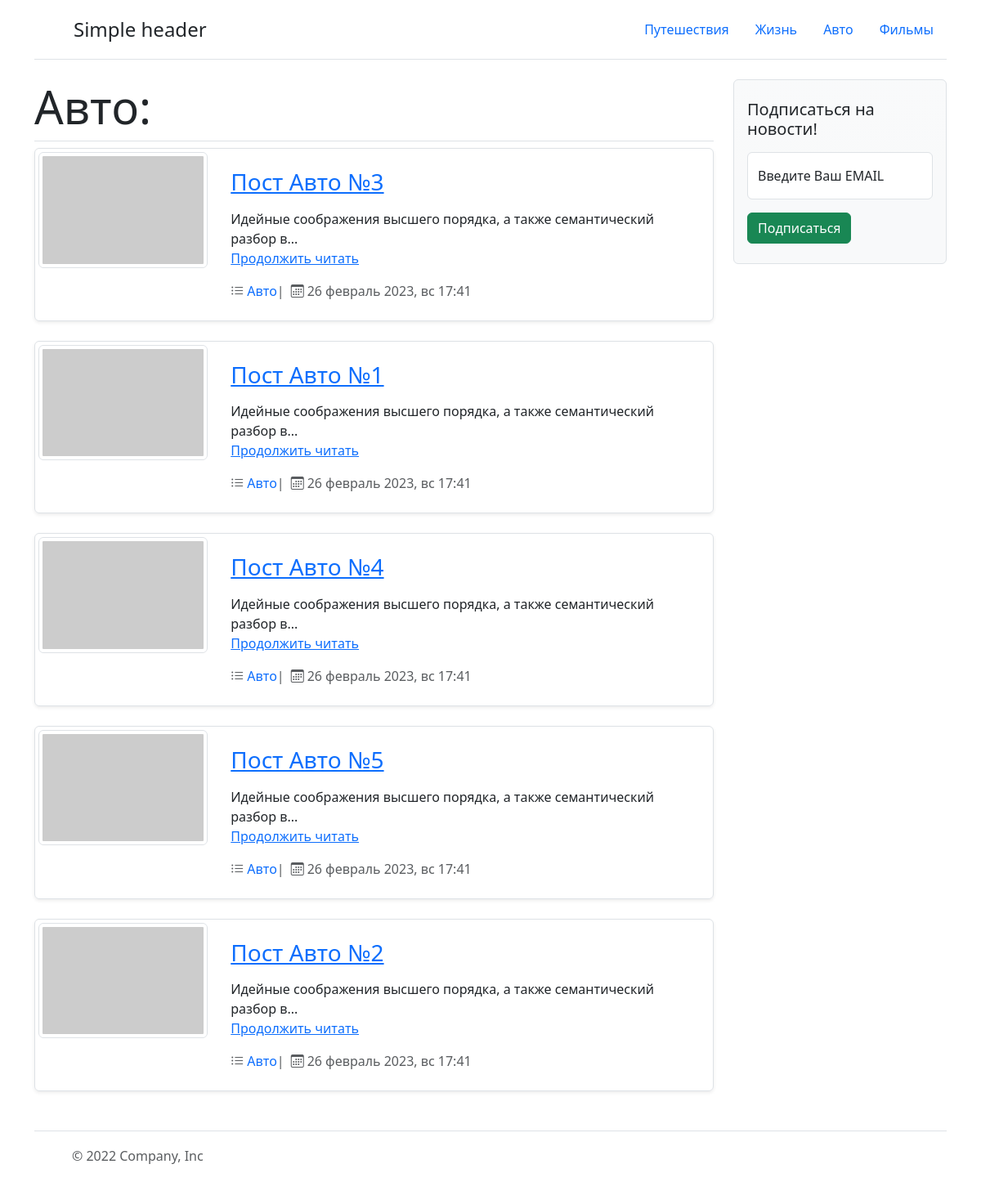
Screenshot of /category.php?id=3 with the database file from the repository.
### tables this page shows
CREATE TABLE IF NOT EXISTS `categories` (
  `id` int(11) NOT NULL AUTO_INCREMENT,
  `title` varchar(256) NOT NULL,
  PRIMARY KEY (`id`)
);

CREATE TABLE IF NOT EXISTS `posts` (
  `id` int(11) NOT NULL AUTO_INCREMENT,
  `title` varchar(256) NOT NULL,
  `content` text NOT NULL,
  `image` text NOT NULL,
  `category_id` int(254) NOT NULL DEFAULT '0',
  `created_at` int(255) NOT NULL,
  PRIMARY KEY (`id`)
);

### app/include/functions.php (called while the page is built, shortened)
<?php
$IntlDateFormatter = datefmt_create(
  'ru-RU',
  IntlDateFormatter::FULL,
  IntlDateFormatter::FULL,
  'Europe/Minsk',
  null,
  'dd LLLL y, EEE HH:mm'
);
function get_categories()
{
  global $link;
  $sql = "SELECT * FROM `categories`;";
  mysqli_set_charset($link, 'utf8mb4');
  $result = mysqli_query($link, $sql);
  return mysqli_fetch_all($result, MYSQLI_ASSOC);
};
function get_posts_by_category($category_id)
{
  global $link;
  $category_id = mysqli_real_escape_string($link, $category_id);
  $sql = "SELECT * FROM `posts` WHERE `category_id` = '$category_id'";
  $result = mysqli_query($link, $sql);
  return mysqli_fetch_all($result, MYSQLI_ASSOC);
}
function get_category_title($category_id)
{
  global $link;
  $category_id = mysqli_real_escape_string($link, $category_id);
  $sql = "SELECT `title` FROM `categories` WHERE `id`=$category_id;";
  $result = mysqli_query($link, $sql);
  return mysqli_fetch_assoc($result)['title'];
}

### category.php (the view, shortened to what this page needs)
<?php
require 'app/header.php';
?>
<div class="row">
  <div class="col-md-9">
    <?php
    $category_id = $_GET['id'];
    $posts = get_posts_by_category($category_id);
    ?>
    <h1 class="display-4 border-bottom pb-2"><?= get_category_title($category_id) ?>:</h1>
    <?php foreach ($posts as $post) : ?>
      <div class="row g-0 border rounded overflow-hidden flex-md-row mb-4 shadow-sm h-md-250 position-relative">
        <div class="col-lg-3 d-lg-block m-1">
          <img src="<?= $post['image'] . $post['id'] ?>" alt="thumbnail" class="img-thumbnail">
        </div>
        <div class="col p-4 d-flex flex-column position-static">
          <h3 class="mb-0"><a href="/post.php?post_id=<?= $post['id'] ?>"><?= $post['title'] ?></a></h4>
            <p class="card-text d-block"><?= substr($post['content'], 0, 128) . '...'  ?>
              <a href="/post.php?post_id=<?= $post['id'] ?>" class="mb-auto d-block">Продолжить читать</a>
            </p>
            <ul class="text-muted nav gap-2">
              <li class='nav-item d-flex align-items-center'><i class='bi bi-list-ul me-1'></i><a href="/category.php?id=<?=$post['category_id']?>" class="text-decoration-none position-relative z-1"><?= get_category_title($post['category_id']) ?></a>| </li>
              <li class='nav-item d-flex align-items-center'><i class='bi bi-calendar3 me-1'></i><?= datefmt_format($IntlDateFormatter, $post['created_at']) ?></li>
            </ul>
        </div>
      </div>
    <?php endforeach ?>
  </div>
  <div class="col-md-3">
    <?php include_once './app/include/sidebar.php' ?>
  </div>
</div>
<?php
include 'app/footer.php';
?>

### app/header.php (shortened to what this page needs)
<?php
require_once 'include/database.php';
require 'include/functions.php';
?>
<!doctype html>
<html lang="en">
<head>
  <link href="https://cdn.jsdelivr.net/npm/bootstrap@5.3.0-alpha1/dist/css/bootstrap.min.css" rel="stylesheet">
  <link rel="stylesheet" href="/public/icons/bootstrap-icons.css">
  <link rel="stylesheet" href="../css/app.css">
</head>
<body>
  <div class="container">
    <header class="d-flex flex-wrap justify-content-center py-3 mb-4 border-bottom">
      <a href="/" class="d-flex align-items-center mb-3 mb-md-0 me-md-auto text-dark text-decoration-none">
        <svg class="bi me-2" width="40" height="32" role="img" aria-label="Bootstrap">
          <use xlink:href="../public/icons/bootstrap-icons.svg#bootstrap-fill"></use>
        </svg>
        <span class="fs-4">Simple header</span>
      </a>
      <?php
      $categories = get_categories();
      ?>
      <ul class="nav nav-pills">
        <?php if ($categories === 0) : ?>
          <li class="nav-item"><a href="#" class="nav-link">Добавить категорию</a></li>
        <?php else : ?>
          <?php foreach ($categories as $category) : ?>
            <li class="nav-item"><a href="/category.php?id=<?= $category['id'] ?>" class="nav-link"><?= $category['title'] ?></a></li>
          <?php endforeach; ?>
        <?php endif; ?>
      </ul>
    </header>

### css/app.css (style rules this page uses)
.bi { vertical-align: -0.125em; fill: currentColor; }

### rows the page displays
categories: title "Путешествия"
categories: title "Жизнь"
categories: title "Авто"
categories: title "Фильмы"
posts: title "Пост Авто №3", content "Идейные соображения высшего порядка, а также семантический разбор в", category.title "Авто", created_at "26 февраль 2023, вс 17:41"
posts: title "Пост Авто №1", content "Идейные соображения высшего порядка, а также семантический разбор в", category.title "Авто", created_at "26 февраль 2023, вс 17:41"
posts: title "Пост Авто №4", content "Идейные соображения высшего порядка, а также семантический разбор в", category.title "Авто", created_at "26 февраль 2023, вс 17:41"
posts: title "Пост Авто №5", content "Идейные соображения высшего порядка, а также семантический разбор в", category.title "Авто", created_at "26 февраль 2023, вс 17:41"
posts: title "Пост Авто №2", content "Идейные соображения высшего порядка, а также семантический разбор в", category.title "Авто", created_at "26 февраль 2023, вс 17:41"
